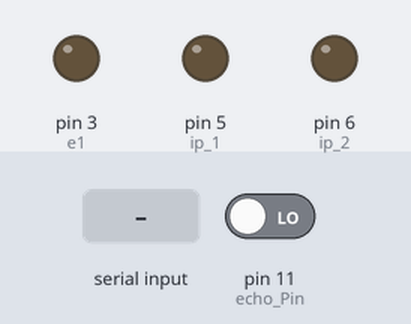
This sketch was run on a simulated Arduino Uno, built with avr-gcc and run on an emulated ATmega328P. On the bench: output pins drawn as LEDs (lit = HIGH). Inputs (shaded band) come from the test bench; at power-on: pin 11 (echo_Pin) LOW. Pins used as bus, display or sensor lines are not drawn.

Above: at 1.2 s.
1.3 s: "1" received over Serial
At 2.1 s:
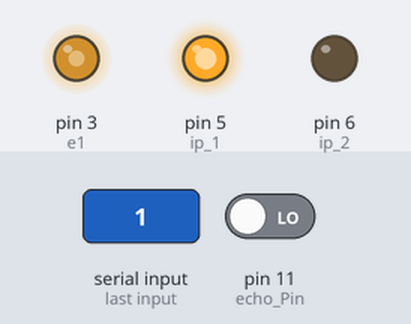
At 3.0 s:
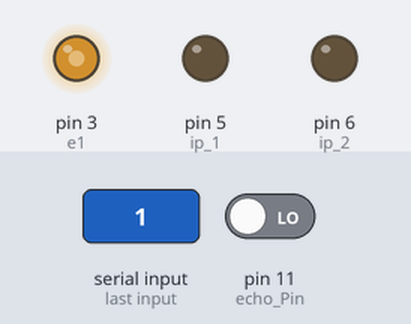
Timing chart, 0 to 4.5 s (numbered marks = the images above; inputs shaded):
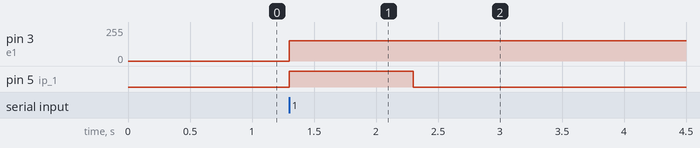

Measured:
- after the input at 1.3 s, pin 3 (e1): 0/255 → 153/255 at once; pin 5 (ip_1): LOW → HIGH at once, → LOW 1.0 s later

The sketch:

ss.ino
```cpp
int e1=3;
int ip_1=5;
int ip_2=6;
int echo_Pin=11;
int trig_Pin=12;


long duration,distance;


void setup() {
  // put your setup code here, to run once:
  Serial.begin(9600);


    pinMode(e1, OUTPUT);


    pinMode(ip_1, OUTPUT);
    pinMode(ip_2, OUTPUT);
    pinMode(trig_Pin,OUTPUT);
  pinMode(echo_Pin,INPUT);


}

void loop() {
  // put your main code here, to run repeatedly:

  digitalWrite(trig_Pin,LOW);
  delayMicroseconds(2);

   digitalWrite(trig_Pin,HIGH);
  delayMicroseconds(10);

    digitalWrite(trig_Pin,HIGH);
  delayMicroseconds(10);

  duration=pulseIn(echo_Pin,HIGH);

  distance=duration/58.2;


  while(Serial.available()==0);
  char data=Serial.read();
  if (data=='1')
  {

     analogWrite(e1, 153);


    digitalWrite(ip_1, HIGH);
    digitalWrite(ip_2, LOW);

    delay(1000);

       digitalWrite(ip_1, LOW);
    digitalWrite(ip_2, LOW);
  }
}
```
